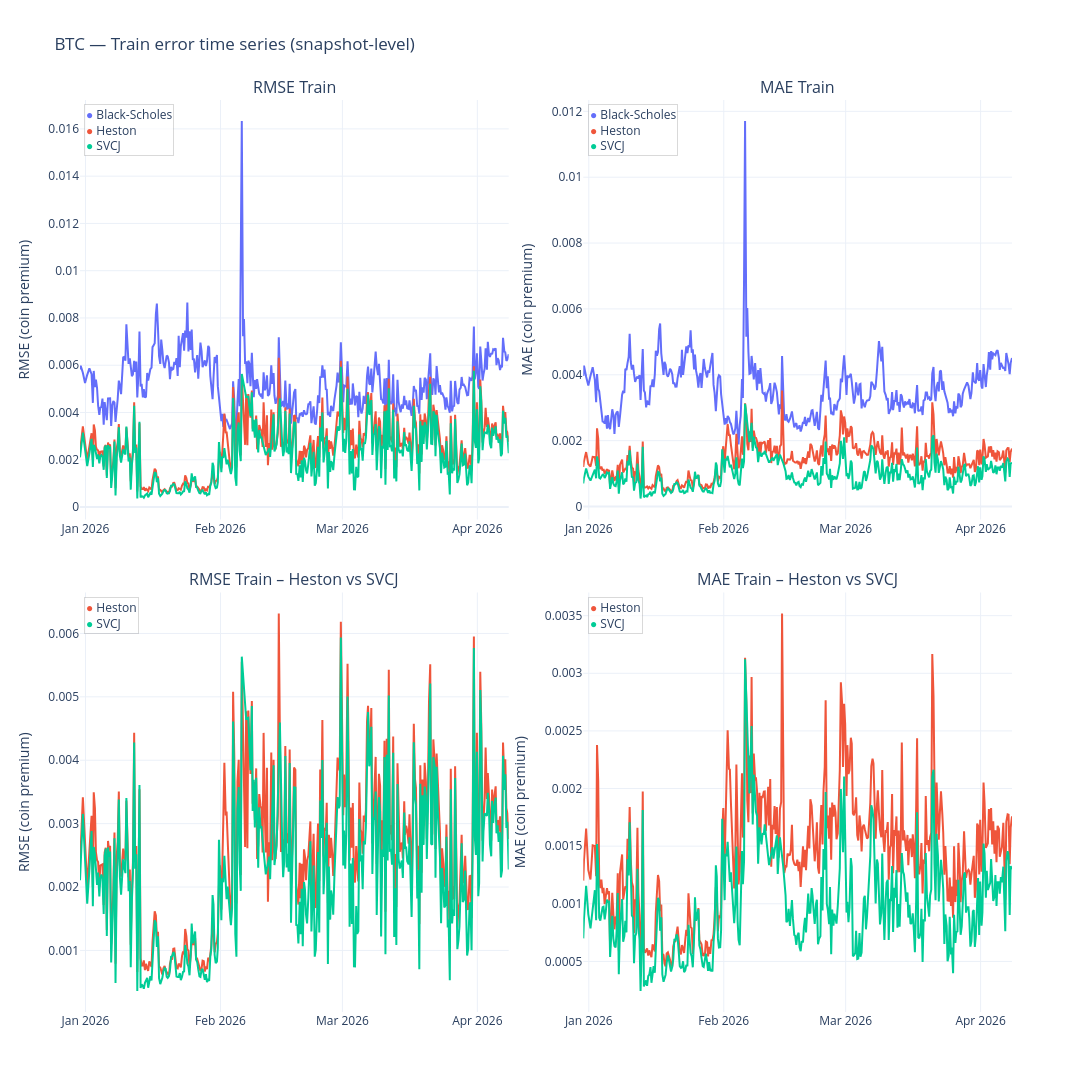
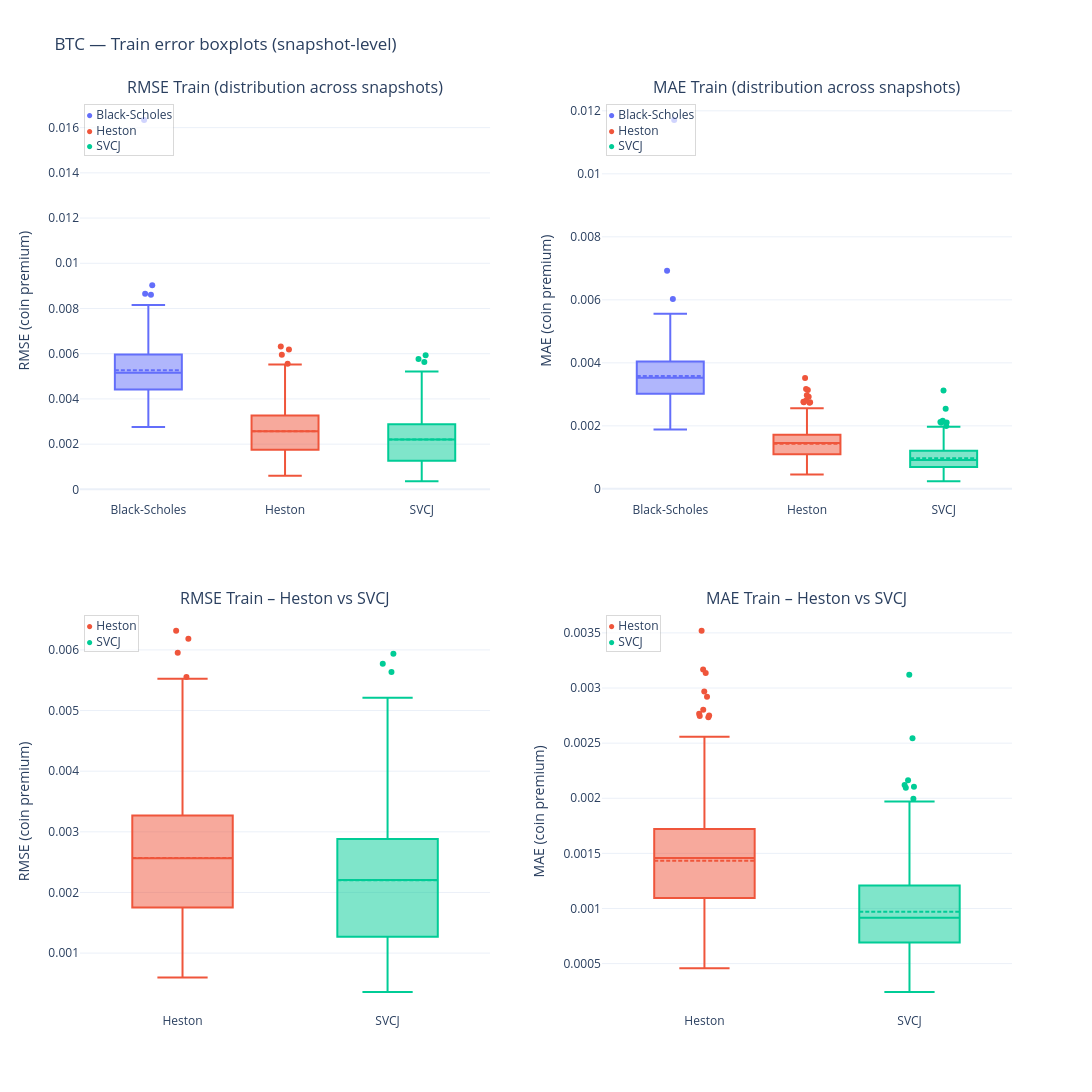
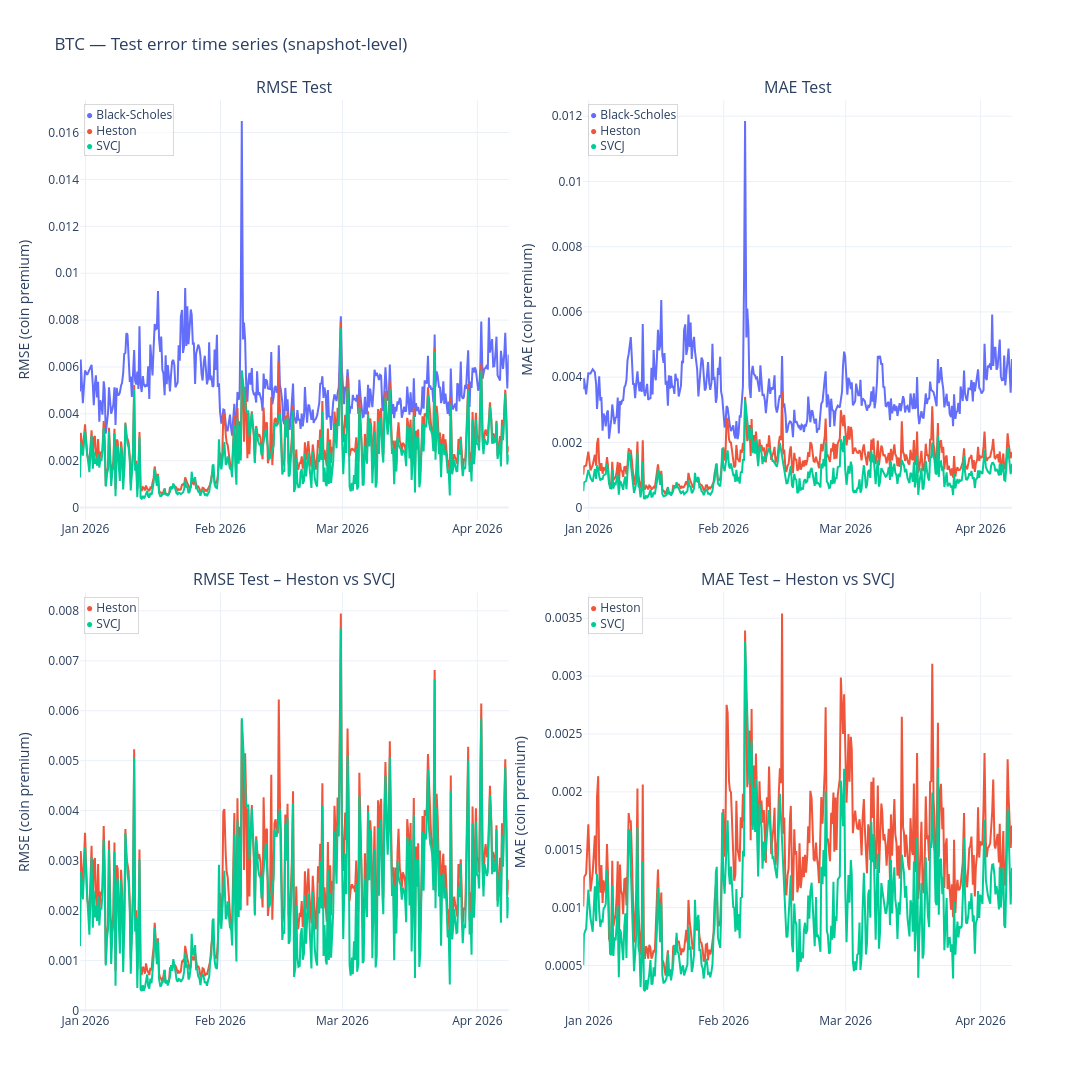
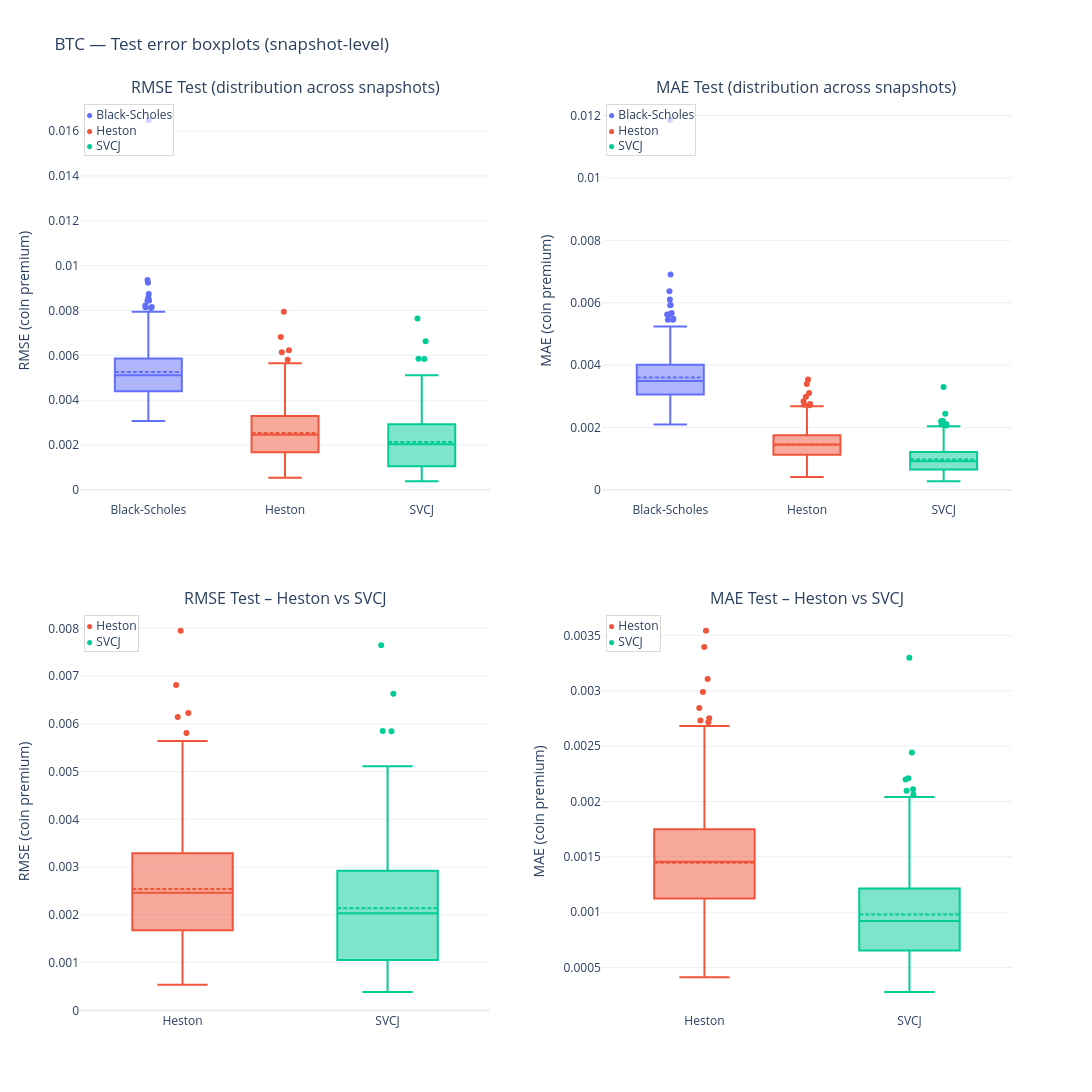

These figures' notebook cell, in order:
### Markdown cell above
## 10) A single “report runner” per currency

To keep the notebook readable, we wrap the repeated steps into one function that:
- prints key counts,
- displays error time series + boxplots (train & test),
- outputs error summary tables (train & test),
- outputs spread-relative diagnostics (train & test),
- outputs bucket plots (test),
- outputs convergence diagnostics (already global),
- outputs parameter stability and near-bound tables.

### Code cell
def run_currency_report(currency, n_boot=3000):
    return analysis.run_currency_report(state, currency, n_boot=n_boot)


RUN_REPORTS = True
N_BOOT = 3000

if RUN_REPORTS:
    run_currency_report("BTC", n_boot=N_BOOT)
    run_currency_report("ETH", n_boot=N_BOOT)
else:
    print("RUN_REPORTS=False. Set RUN_REPORTS=True to generate the full BTC/ETH report outputs.")

### Figure 1 — Plotly figure (JSON) as saved in the notebook; plotly's stock layout.template omitted (floating-point values rounded to 4 significant figures; data arrays with more than 128 entries replaced by an {"elided": "..."} marker saying what was removed)
{"data": [{"line": {"color": "#636EFA", "width": 2}, "mode": "lines", "name": "Black-Scholes", "showlegend": false, "type": "scatter", "x": {"elided": "388 str values"}, "xaxis": "x", "y": {"elided": "388 float values"}, "yaxis": "y"}, {"line": {"color": "#636EFA", "width": 2}, "mode": "lines", "name": "Black-Scholes", "showlegend": false, "type": "scatter", "x": {"elided": "388 str values"}, "xaxis": "x2", "y": {"elided": "388 float values"}, "yaxis": "y2"}, {"line": {"color": "#EF553B", "width": 2}, "mode": "lines", "name": "Heston", "showlegend": false, "type": "scatter", "x": {"elided": "388 str values"}, "xaxis": "x", "y": {"elided": "388 float values"}, "yaxis": "y"}, {"line": {"color": "#EF553B", "width": 2}, "mode": "lines", "name": "Heston", "showlegend": false, "type": "scatter", "x": {"elided": "388 str values"}, "xaxis": "x2", "y": {"elided": "388 float values"}, "yaxis": "y2"}, {"line": {"color": "#00CC96", "width": 2}, "mode": "lines", "name": "SVCJ", "showlegend": false, "type": "scatter", "x": {"elided": "371 str values"}, "xaxis": "x", "y": {"elided": "371 float values"}, "yaxis": "y"}, {"line": {"color": "#00CC96", "width": 2}, "mode": "lines", "name": "SVCJ", "showlegend": false, "type": "scatter", "x": {"elided": "371 str values"}, "xaxis": "x2", "y": {"elided": "371 float values"}, "yaxis": "y2"}, {"line": {"color": "#EF553B", "width": 2}, "mode": "lines", "name": "Heston", "showlegend": false, "type": "scatter", "x": {"elided": "388 str values"}, "xaxis": "x3", "y": {"elided": "388 float values"}, "yaxis": "y3"}, {"line": {"color": "#EF553B", "width": 2}, "mode": "lines", "name": "Heston", "showlegend": false, "type": "scatter", "x": {"elided": "388 str values"}, "xaxis": "x4", "y": {"elided": "388 float values"}, "yaxis": "y4"}, {"line": {"color": "#00CC96", "width": 2}, "mode": "lines", "name": "SVCJ", "showlegend": false, "type": "scatter", "x": {"elided": "371 str values"}, "xaxis": "x3", "y": {"elided": "371 float values"}, "yaxis": "y3"}, {"line": {"color": "#00CC96", "width": 2}, "mode": "lines", "name": "SVCJ", "showlegend": false, "type": "scatter", "x": {"elided": "371 str values"}, "xaxis": "x4", "y": {"elided": "371 float values"}, "yaxis": "y4"}], "layout": {"annotations": [{"font": {"size": 16}, "showarrow": false, "text": "RMSE Train", "x": 0.23, "xanchor": "center", "xref": "paper", "y": 1.0, "yanchor": "bottom", "yref": "paper"}, {"font": {"size": 16}, "showarrow": false, "text": "MAE Train", "x": 0.77, "xanchor": "center", "xref": "paper", "y": 1.0, "yanchor": "bottom", "yref": "paper"}, {"font": {"size": 16}, "showarrow": false, "text": "RMSE Train – Heston vs SVCJ", "x": 0.23, "xanchor": "center", "xref": "paper", "y": 0.46, "yanchor": "bottom", "yref": "paper"}, {"font": {"size": 16}, "showarrow": false, "text": "MAE Train – Heston vs SVCJ", "x": 0.77, "xanchor": "center", "xref": "paper", "y": 0.46, "yanchor": "bottom", "yref": "paper"}, {"align": "left", "bgcolor": "rgba(255,255,255,0.70)", "bordercolor": "rgba(0,0,0,0.15)", "borderwidth": 1, "font": {"size": 12}, "showarrow": false, "text": "<span style='color:#636EFA'>●</span> Black-Scholes<br><span style='color:#EF553B'>●</span> Heston<br><span style='color:#00CC96'>●</span> SVCJ", "x": 0.01, "xref": "x domain", "y": 0.99, "yref": "y domain"}, {"align": "left", "bgcolor": "rgba(255,255,255,0.70)", "bordercolor": "rgba(0,0,0,0.15)", "borderwidth": 1, "font": {"size": 12}, "showarrow": false, "text": "<span style='color:#636EFA'>●</span> Black-Scholes<br><span style='color:#EF553B'>●</span> Heston<br><span style='color:#00CC96'>●</span> SVCJ", "x": 0.01, "xref": "x2 domain", "y": 0.99, "yref": "y2 domain"}, {"align": "left", "bgcolor": "rgba(255,255,255,0.70)", "bordercolor": "rgba(0,0,0,0.15)", "borderwidth": 1, "font": {"size": 12}, "showarrow": false, "text": "<span style='color:#EF553B'>●</span> Heston<br><span style='color:#00CC96'>●</span> SVCJ", "x": 0.01, "xref": "x3 domain", "y": 0.99, "yref": "y3 domain"}, {"align": "left", "bgcolor": "rgba(255,255,255,0.70)", "bordercolor": "rgba(0,0,0,0.15)", "borderwidth": 1, "font": {"size": 12}, "showarrow": false, "text": "<span style='color:#EF553B'>●</span> Heston<br><span style='color:#00CC96'>●</span> SVCJ", "x": 0.01, "xref": "x4 domain", "y": 0.99, "yref": "y4 domain"}], "height": 1100, "showlegend": false, "title": {"text": "BTC — Train error time series (snapshot-level)"}, "width": 1200, "xaxis": {"anchor": "y", "domain": [0.0, 0.46]}, "xaxis2": {"anchor": "y2", "domain": [0.54, 1.0]}, "xaxis3": {"anchor": "y3", "domain": [0.0, 0.46]}, "xaxis4": {"anchor": "y4", "domain": [0.54, 1.0]}, "yaxis": {"anchor": "x", "domain": [0.54, 1.0], "title": {"text": "RMSE (coin premium)"}}, "yaxis2": {"anchor": "x2", "domain": [0.54, 1.0], "title": {"text": "MAE (coin premium)"}}, "yaxis3": {"anchor": "x3", "domain": [0.0, 0.46], "title": {"text": "RMSE (coin premium)"}}, "yaxis4": {"anchor": "x4", "domain": [0.0, 0.46], "title": {"text": "MAE (coin premium)"}}}}

### Figure 2 — Plotly figure (JSON) as saved in the notebook; plotly's stock layout.template omitted (floating-point values rounded to 4 significant figures; data arrays with more than 128 entries replaced by an {"elided": "..."} marker saying what was removed)
{"data": [{"boxmean": true, "boxpoints": "outliers", "jitter": 0.15, "marker": {"color": "#636EFA"}, "name": "Black-Scholes", "pointpos": 0.0, "showlegend": false, "type": "box", "xaxis": "x", "y": {"elided": "388 float values"}, "yaxis": "y"}, {"boxmean": true, "boxpoints": "outliers", "jitter": 0.15, "marker": {"color": "#636EFA"}, "name": "Black-Scholes", "pointpos": 0.0, "showlegend": false, "type": "box", "xaxis": "x2", "y": {"elided": "388 float values"}, "yaxis": "y2"}, {"boxmean": true, "boxpoints": "outliers", "jitter": 0.15, "marker": {"color": "#EF553B"}, "name": "Heston", "pointpos": 0.0, "showlegend": false, "type": "box", "xaxis": "x", "y": {"elided": "388 float values"}, "yaxis": "y"}, {"boxmean": true, "boxpoints": "outliers", "jitter": 0.15, "marker": {"color": "#EF553B"}, "name": "Heston", "pointpos": 0.0, "showlegend": false, "type": "box", "xaxis": "x2", "y": {"elided": "388 float values"}, "yaxis": "y2"}, {"boxmean": true, "boxpoints": "outliers", "jitter": 0.15, "marker": {"color": "#00CC96"}, "name": "SVCJ", "pointpos": 0.0, "showlegend": false, "type": "box", "xaxis": "x", "y": {"elided": "371 float values"}, "yaxis": "y"}, {"boxmean": true, "boxpoints": "outliers", "jitter": 0.15, "marker": {"color": "#00CC96"}, "name": "SVCJ", "pointpos": 0.0, "showlegend": false, "type": "box", "xaxis": "x2", "y": {"elided": "371 float values"}, "yaxis": "y2"}, {"boxmean": true, "boxpoints": "outliers", "jitter": 0.15, "marker": {"color": "#EF553B"}, "name": "Heston", "pointpos": 0.0, "showlegend": false, "type": "box", "xaxis": "x3", "y": {"elided": "388 float values"}, "yaxis": "y3"}, {"boxmean": true, "boxpoints": "outliers", "jitter": 0.15, "marker": {"color": "#EF553B"}, "name": "Heston", "pointpos": 0.0, "showlegend": false, "type": "box", "xaxis": "x4", "y": {"elided": "388 float values"}, "yaxis": "y4"}, {"boxmean": true, "boxpoints": "outliers", "jitter": 0.15, "marker": {"color": "#00CC96"}, "name": "SVCJ", "pointpos": 0.0, "showlegend": false, "type": "box", "xaxis": "x3", "y": {"elided": "371 float values"}, "yaxis": "y3"}, {"boxmean": true, "boxpoints": "outliers", "jitter": 0.15, "marker": {"color": "#00CC96"}, "name": "SVCJ", "pointpos": 0.0, "showlegend": false, "type": "box", "xaxis": "x4", "y": {"elided": "371 float values"}, "yaxis": "y4"}], "layout": {"annotations": [{"font": {"size": 16}, "showarrow": false, "text": "RMSE Train (distribution across snapshots)", "x": 0.22, "xanchor": "center", "xref": "paper", "y": 1.0, "yanchor": "bottom", "yref": "paper"}, {"font": {"size": 16}, "showarrow": false, "text": "MAE Train (distribution across snapshots)", "x": 0.78, "xanchor": "center", "xref": "paper", "y": 1.0, "yanchor": "bottom", "yref": "paper"}, {"font": {"size": 16}, "showarrow": false, "text": "RMSE Train – Heston vs SVCJ", "x": 0.22, "xanchor": "center", "xref": "paper", "y": 0.44, "yanchor": "bottom", "yref": "paper"}, {"font": {"size": 16}, "showarrow": false, "text": "MAE Train – Heston vs SVCJ", "x": 0.78, "xanchor": "center", "xref": "paper", "y": 0.44, "yanchor": "bottom", "yref": "paper"}, {"align": "left", "bgcolor": "rgba(255,255,255,0.70)", "bordercolor": "rgba(0,0,0,0.15)", "borderwidth": 1, "font": {"size": 12}, "showarrow": false, "text": "<span style='color:#636EFA'>●</span> Black-Scholes<br><span style='color:#EF553B'>●</span> Heston<br><span style='color:#00CC96'>●</span> SVCJ", "x": 0.01, "xref": "x domain", "y": 0.99, "yref": "y domain"}, {"align": "left", "bgcolor": "rgba(255,255,255,0.70)", "bordercolor": "rgba(0,0,0,0.15)", "borderwidth": 1, "font": {"size": 12}, "showarrow": false, "text": "<span style='color:#636EFA'>●</span> Black-Scholes<br><span style='color:#EF553B'>●</span> Heston<br><span style='color:#00CC96'>●</span> SVCJ", "x": 0.01, "xref": "x2 domain", "y": 0.99, "yref": "y2 domain"}, {"align": "left", "bgcolor": "rgba(255,255,255,0.70)", "bordercolor": "rgba(0,0,0,0.15)", "borderwidth": 1, "font": {"size": 12}, "showarrow": false, "text": "<span style='color:#EF553B'>●</span> Heston<br><span style='color:#00CC96'>●</span> SVCJ", "x": 0.01, "xref": "x3 domain", "y": 0.99, "yref": "y3 domain"}, {"align": "left", "bgcolor": "rgba(255,255,255,0.70)", "bordercolor": "rgba(0,0,0,0.15)", "borderwidth": 1, "font": {"size": 12}, "showarrow": false, "text": "<span style='color:#EF553B'>●</span> Heston<br><span style='color:#00CC96'>●</span> SVCJ", "x": 0.01, "xref": "x4 domain", "y": 0.99, "yref": "y4 domain"}], "height": 1100, "showlegend": false, "title": {"text": "BTC — Train error boxplots (snapshot-level)"}, "width": 1200, "xaxis": {"anchor": "y", "domain": [0.0, 0.44]}, "xaxis2": {"anchor": "y2", "domain": [0.56, 1.0]}, "xaxis3": {"anchor": "y3", "domain": [0.0, 0.44]}, "xaxis4": {"anchor": "y4", "domain": [0.56, 1.0]}, "yaxis": {"anchor": "x", "domain": [0.56, 1.0], "title": {"text": "RMSE (coin premium)"}}, "yaxis2": {"anchor": "x2", "domain": [0.56, 1.0], "title": {"text": "MAE (coin premium)"}}, "yaxis3": {"anchor": "x3", "domain": [0.0, 0.44], "title": {"text": "RMSE (coin premium)"}}, "yaxis4": {"anchor": "x4", "domain": [0.0, 0.44], "title": {"text": "MAE (coin premium)"}}}}

### Figure 3 — Plotly figure (JSON) as saved in the notebook; plotly's stock layout.template omitted (floating-point values rounded to 4 significant figures; data arrays with more than 128 entries replaced by an {"elided": "..."} marker saying what was removed)
{"data": [{"line": {"color": "#636EFA", "width": 2}, "mode": "lines", "name": "Black-Scholes", "showlegend": false, "type": "scatter", "x": {"elided": "388 str values"}, "xaxis": "x", "y": {"elided": "388 float values"}, "yaxis": "y"}, {"line": {"color": "#636EFA", "width": 2}, "mode": "lines", "name": "Black-Scholes", "showlegend": false, "type": "scatter", "x": {"elided": "388 str values"}, "xaxis": "x2", "y": {"elided": "388 float values"}, "yaxis": "y2"}, {"line": {"color": "#EF553B", "width": 2}, "mode": "lines", "name": "Heston", "showlegend": false, "type": "scatter", "x": {"elided": "388 str values"}, "xaxis": "x", "y": {"elided": "388 float values"}, "yaxis": "y"}, {"line": {"color": "#EF553B", "width": 2}, "mode": "lines", "name": "Heston", "showlegend": false, "type": "scatter", "x": {"elided": "388 str values"}, "xaxis": "x2", "y": {"elided": "388 float values"}, "yaxis": "y2"}, {"line": {"color": "#00CC96", "width": 2}, "mode": "lines", "name": "SVCJ", "showlegend": false, "type": "scatter", "x": {"elided": "371 str values"}, "xaxis": "x", "y": {"elided": "371 float values"}, "yaxis": "y"}, {"line": {"color": "#00CC96", "width": 2}, "mode": "lines", "name": "SVCJ", "showlegend": false, "type": "scatter", "x": {"elided": "371 str values"}, "xaxis": "x2", "y": {"elided": "371 float values"}, "yaxis": "y2"}, {"line": {"color": "#EF553B", "width": 2}, "mode": "lines", "name": "Heston", "showlegend": false, "type": "scatter", "x": {"elided": "388 str values"}, "xaxis": "x3", "y": {"elided": "388 float values"}, "yaxis": "y3"}, {"line": {"color": "#EF553B", "width": 2}, "mode": "lines", "name": "Heston", "showlegend": false, "type": "scatter", "x": {"elided": "388 str values"}, "xaxis": "x4", "y": {"elided": "388 float values"}, "yaxis": "y4"}, {"line": {"color": "#00CC96", "width": 2}, "mode": "lines", "name": "SVCJ", "showlegend": false, "type": "scatter", "x": {"elided": "371 str values"}, "xaxis": "x3", "y": {"elided": "371 float values"}, "yaxis": "y3"}, {"line": {"color": "#00CC96", "width": 2}, "mode": "lines", "name": "SVCJ", "showlegend": false, "type": "scatter", "x": {"elided": "371 str values"}, "xaxis": "x4", "y": {"elided": "371 float values"}, "yaxis": "y4"}], "layout": {"annotations": [{"font": {"size": 16}, "showarrow": false, "text": "RMSE Test", "x": 0.23, "xanchor": "center", "xref": "paper", "y": 1.0, "yanchor": "bottom", "yref": "paper"}, {"font": {"size": 16}, "showarrow": false, "text": "MAE Test", "x": 0.77, "xanchor": "center", "xref": "paper", "y": 1.0, "yanchor": "bottom", "yref": "paper"}, {"font": {"size": 16}, "showarrow": false, "text": "RMSE Test – Heston vs SVCJ", "x": 0.23, "xanchor": "center", "xref": "paper", "y": 0.46, "yanchor": "bottom", "yref": "paper"}, {"font": {"size": 16}, "showarrow": false, "text": "MAE Test – Heston vs SVCJ", "x": 0.77, "xanchor": "center", "xref": "paper", "y": 0.46, "yanchor": "bottom", "yref": "paper"}, {"align": "left", "bgcolor": "rgba(255,255,255,0.70)", "bordercolor": "rgba(0,0,0,0.15)", "borderwidth": 1, "font": {"size": 12}, "showarrow": false, "text": "<span style='color:#636EFA'>●</span> Black-Scholes<br><span style='color:#EF553B'>●</span> Heston<br><span style='color:#00CC96'>●</span> SVCJ", "x": 0.01, "xref": "x domain", "y": 0.99, "yref": "y domain"}, {"align": "left", "bgcolor": "rgba(255,255,255,0.70)", "bordercolor": "rgba(0,0,0,0.15)", "borderwidth": 1, "font": {"size": 12}, "showarrow": false, "text": "<span style='color:#636EFA'>●</span> Black-Scholes<br><span style='color:#EF553B'>●</span> Heston<br><span style='color:#00CC96'>●</span> SVCJ", "x": 0.01, "xref": "x2 domain", "y": 0.99, "yref": "y2 domain"}, {"align": "left", "bgcolor": "rgba(255,255,255,0.70)", "bordercolor": "rgba(0,0,0,0.15)", "borderwidth": 1, "font": {"size": 12}, "showarrow": false, "text": "<span style='color:#EF553B'>●</span> Heston<br><span style='color:#00CC96'>●</span> SVCJ", "x": 0.01, "xref": "x3 domain", "y": 0.99, "yref": "y3 domain"}, {"align": "left", "bgcolor": "rgba(255,255,255,0.70)", "bordercolor": "rgba(0,0,0,0.15)", "borderwidth": 1, "font": {"size": 12}, "showarrow": false, "text": "<span style='color:#EF553B'>●</span> Heston<br><span style='color:#00CC96'>●</span> SVCJ", "x": 0.01, "xref": "x4 domain", "y": 0.99, "yref": "y4 domain"}], "height": 1100, "showlegend": false, "title": {"text": "BTC — Test error time series (snapshot-level)"}, "width": 1200, "xaxis": {"anchor": "y", "domain": [0.0, 0.46]}, "xaxis2": {"anchor": "y2", "domain": [0.54, 1.0]}, "xaxis3": {"anchor": "y3", "domain": [0.0, 0.46]}, "xaxis4": {"anchor": "y4", "domain": [0.54, 1.0]}, "yaxis": {"anchor": "x", "domain": [0.54, 1.0], "title": {"text": "RMSE (coin premium)"}}, "yaxis2": {"anchor": "x2", "domain": [0.54, 1.0], "title": {"text": "MAE (coin premium)"}}, "yaxis3": {"anchor": "x3", "domain": [0.0, 0.46], "title": {"text": "RMSE (coin premium)"}}, "yaxis4": {"anchor": "x4", "domain": [0.0, 0.46], "title": {"text": "MAE (coin premium)"}}}}

### Figure 4 — Plotly figure (JSON) as saved in the notebook; plotly's stock layout.template omitted (floating-point values rounded to 4 significant figures; data arrays with more than 128 entries replaced by an {"elided": "..."} marker saying what was removed)
{"data": [{"boxmean": true, "boxpoints": "outliers", "jitter": 0.15, "marker": {"color": "#636EFA"}, "name": "Black-Scholes", "pointpos": 0.0, "showlegend": false, "type": "box", "xaxis": "x", "y": {"elided": "388 float values"}, "yaxis": "y"}, {"boxmean": true, "boxpoints": "outliers", "jitter": 0.15, "marker": {"color": "#636EFA"}, "name": "Black-Scholes", "pointpos": 0.0, "showlegend": false, "type": "box", "xaxis": "x2", "y": {"elided": "388 float values"}, "yaxis": "y2"}, {"boxmean": true, "boxpoints": "outliers", "jitter": 0.15, "marker": {"color": "#EF553B"}, "name": "Heston", "pointpos": 0.0, "showlegend": false, "type": "box", "xaxis": "x", "y": {"elided": "388 float values"}, "yaxis": "y"}, {"boxmean": true, "boxpoints": "outliers", "jitter": 0.15, "marker": {"color": "#EF553B"}, "name": "Heston", "pointpos": 0.0, "showlegend": false, "type": "box", "xaxis": "x2", "y": {"elided": "388 float values"}, "yaxis": "y2"}, {"boxmean": true, "boxpoints": "outliers", "jitter": 0.15, "marker": {"color": "#00CC96"}, "name": "SVCJ", "pointpos": 0.0, "showlegend": false, "type": "box", "xaxis": "x", "y": {"elided": "371 float values"}, "yaxis": "y"}, {"boxmean": true, "boxpoints": "outliers", "jitter": 0.15, "marker": {"color": "#00CC96"}, "name": "SVCJ", "pointpos": 0.0, "showlegend": false, "type": "box", "xaxis": "x2", "y": {"elided": "371 float values"}, "yaxis": "y2"}, {"boxmean": true, "boxpoints": "outliers", "jitter": 0.15, "marker": {"color": "#EF553B"}, "name": "Heston", "pointpos": 0.0, "showlegend": false, "type": "box", "xaxis": "x3", "y": {"elided": "388 float values"}, "yaxis": "y3"}, {"boxmean": true, "boxpoints": "outliers", "jitter": 0.15, "marker": {"color": "#EF553B"}, "name": "Heston", "pointpos": 0.0, "showlegend": false, "type": "box", "xaxis": "x4", "y": {"elided": "388 float values"}, "yaxis": "y4"}, {"boxmean": true, "boxpoints": "outliers", "jitter": 0.15, "marker": {"color": "#00CC96"}, "name": "SVCJ", "pointpos": 0.0, "showlegend": false, "type": "box", "xaxis": "x3", "y": {"elided": "371 float values"}, "yaxis": "y3"}, {"boxmean": true, "boxpoints": "outliers", "jitter": 0.15, "marker": {"color": "#00CC96"}, "name": "SVCJ", "pointpos": 0.0, "showlegend": false, "type": "box", "xaxis": "x4", "y": {"elided": "371 float values"}, "yaxis": "y4"}], "layout": {"annotations": [{"font": {"size": 16}, "showarrow": false, "text": "RMSE Test (distribution across snapshots)", "x": 0.22, "xanchor": "center", "xref": "paper", "y": 1.0, "yanchor": "bottom", "yref": "paper"}, {"font": {"size": 16}, "showarrow": false, "text": "MAE Test (distribution across snapshots)", "x": 0.78, "xanchor": "center", "xref": "paper", "y": 1.0, "yanchor": "bottom", "yref": "paper"}, {"font": {"size": 16}, "showarrow": false, "text": "RMSE Test – Heston vs SVCJ", "x": 0.22, "xanchor": "center", "xref": "paper", "y": 0.44, "yanchor": "bottom", "yref": "paper"}, {"font": {"size": 16}, "showarrow": false, "text": "MAE Test – Heston vs SVCJ", "x": 0.78, "xanchor": "center", "xref": "paper", "y": 0.44, "yanchor": "bottom", "yref": "paper"}, {"align": "left", "bgcolor": "rgba(255,255,255,0.70)", "bordercolor": "rgba(0,0,0,0.15)", "borderwidth": 1, "font": {"size": 12}, "showarrow": false, "text": "<span style='color:#636EFA'>●</span> Black-Scholes<br><span style='color:#EF553B'>●</span> Heston<br><span style='color:#00CC96'>●</span> SVCJ", "x": 0.01, "xref": "x domain", "y": 0.99, "yref": "y domain"}, {"align": "left", "bgcolor": "rgba(255,255,255,0.70)", "bordercolor": "rgba(0,0,0,0.15)", "borderwidth": 1, "font": {"size": 12}, "showarrow": false, "text": "<span style='color:#636EFA'>●</span> Black-Scholes<br><span style='color:#EF553B'>●</span> Heston<br><span style='color:#00CC96'>●</span> SVCJ", "x": 0.01, "xref": "x2 domain", "y": 0.99, "yref": "y2 domain"}, {"align": "left", "bgcolor": "rgba(255,255,255,0.70)", "bordercolor": "rgba(0,0,0,0.15)", "borderwidth": 1, "font": {"size": 12}, "showarrow": false, "text": "<span style='color:#EF553B'>●</span> Heston<br><span style='color:#00CC96'>●</span> SVCJ", "x": 0.01, "xref": "x3 domain", "y": 0.99, "yref": "y3 domain"}, {"align": "left", "bgcolor": "rgba(255,255,255,0.70)", "bordercolor": "rgba(0,0,0,0.15)", "borderwidth": 1, "font": {"size": 12}, "showarrow": false, "text": "<span style='color:#EF553B'>●</span> Heston<br><span style='color:#00CC96'>●</span> SVCJ", "x": 0.01, "xref": "x4 domain", "y": 0.99, "yref": "y4 domain"}], "height": 1100, "showlegend": false, "title": {"text": "BTC — Test error boxplots (snapshot-level)"}, "width": 1200, "xaxis": {"anchor": "y", "domain": [0.0, 0.44]}, "xaxis2": {"anchor": "y2", "domain": [0.56, 1.0]}, "xaxis3": {"anchor": "y3", "domain": [0.0, 0.44]}, "xaxis4": {"anchor": "y4", "domain": [0.56, 1.0]}, "yaxis": {"anchor": "x", "domain": [0.56, 1.0], "title": {"text": "RMSE (coin premium)"}}, "yaxis2": {"anchor": "x2", "domain": [0.56, 1.0], "title": {"text": "MAE (coin premium)"}}, "yaxis3": {"anchor": "x3", "domain": [0.0, 0.44], "title": {"text": "RMSE (coin premium)"}}, "yaxis4": {"anchor": "x4", "domain": [0.0, 0.44], "title": {"text": "MAE (coin premium)"}}}}
